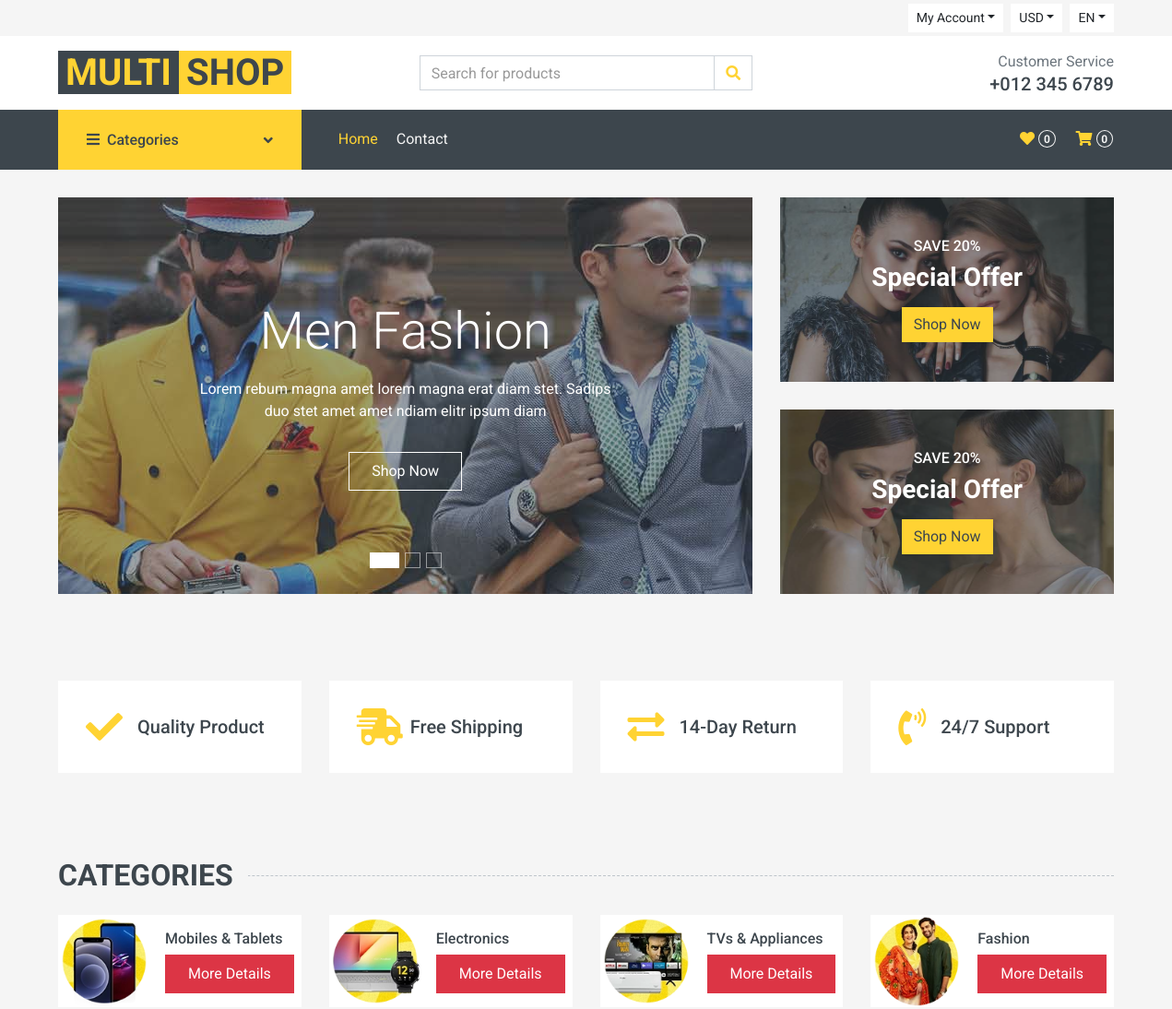
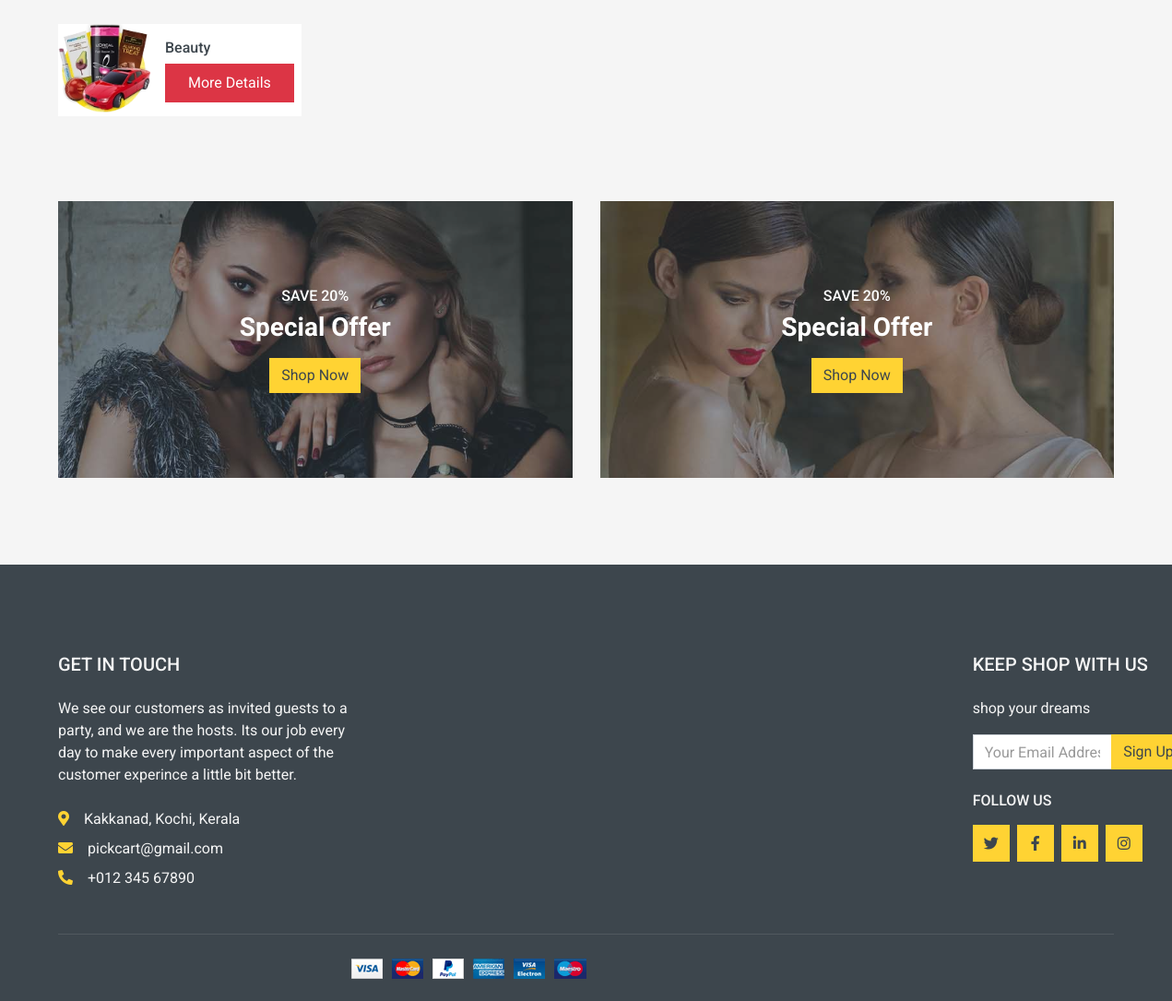
The page /webApp/homepage/ on the database its author committed (2 pictures, top to bottom).
### credapp/models.py (models this page shows)
class categoryDB(models.Model):
    category_name = models.CharField(max_length=100,null=True,blank=True)
    category_image = models.ImageField(upload_to="Category",null=True,blank=True)
    category_description = models.CharField(max_length=1000,null=True,blank=True)

### webApp/views.py (the view)
# urls.py: path('homepage/',views.homepage,name="homepage"),
def homepage(req):
    data = categoryDB.objects.all()
    return render(req,"home.html",{'data':data})

### webApp/templates/home.html (shortened to what this page needs)
<!DOCTYPE html>
{% load static %}
<html lang="en">
<head>
    <link href="https://cdnjs.cloudflare.com/ajax/libs/font-awesome/5.10.0/css/all.min.css" rel="stylesheet">
    <link href="{% static 'lib/animate/animate.min.css' %}" rel="stylesheet">
    <link href="{% static 'lib/owlcarousel/assets/owl.carousel.min.css' %}" rel="stylesheet">
    <link href="{% static 'css/style.css' %}" rel="stylesheet">
</head>
<body>
    <div class="container-fluid">
        <div class="row bg-secondary py-1 px-xl-5">
            <div class="col-lg-6 d-none d-lg-block">
            </div>
            <div class="col-lg-6 text-center text-lg-right">
                <div class="d-inline-flex align-items-center">
                    <div class="btn-group">
                        <button type="button" class="btn btn-sm btn-light dropdown-toggle" data-toggle="dropdown">My Account</button>
                    </div>
                    <div class="btn-group mx-2">
                        <button type="button" class="btn btn-sm btn-light dropdown-toggle" data-toggle="dropdown">USD</button>
                    </div>
                    <div class="btn-group">
                        <button type="button" class="btn btn-sm btn-light dropdown-toggle" data-toggle="dropdown">EN</button>
                    </div>
                </div>
            </div>
        </div>
        <div class="row align-items-center bg-light py-3 px-xl-5 d-none d-lg-flex">
            <div class="col-lg-4">
                <a href="" class="text-decoration-none">
                    <span class="h1 text-uppercase text-primary bg-dark px-2">Multi</span>
                    <span class="h1 text-uppercase text-dark bg-primary px-2 ml-n1">Shop</span>
                </a>
            </div>
            <div class="col-lg-4 col-6 text-left">
                <form action="">
                    <div class="input-group">
                        <input type="text" class="form-control" placeholder="Search for products">
                        <div class="input-group-append">
                            <span class="input-group-text bg-transparent text-primary">
                                <i class="fa fa-search"></i>
                            </span>
                        </div>
                    </div>
                </form>
            </div>
            <div class="col-lg-4 col-6 text-right">
                <p class="m-0">Customer Service</p>
                <h5 class="m-0">+012 345 6789</h5>
            </div>
        </div>
    </div>
    <div class="container-fluid bg-dark mb-30">
        <div class="row px-xl-5">
            <div class="col-lg-3 d-none d-lg-block">
                <a class="btn d-flex align-items-center justify-content-between bg-primary w-100" data-toggle="collapse" href="#navbar-vertical" style="height: 65px; padding: 0 30px;">
                    <h6 class="text-dark m-0"><i class="fa fa-bars mr-2"></i>Categories</h6>
                    <i class="fa fa-angle-down text-dark"></i>
                </a>
            </div>
            <div class="col-lg-9">
                <nav class="navbar navbar-expand-lg bg-dark navbar-dark py-3 py-lg-0 px-0">
                    <div class="collapse navbar-collapse justify-content-between" id="navbarCollapse">
                        <div class="navbar-nav mr-auto py-0">
                            <a href="{% url 'homepage' %}" class="nav-item nav-link active">Home</a>
                            <a href="{% url 'contactpage' %}" class="nav-item nav-link">Contact</a>
                        </div>
                        <div class="navbar-nav ml-auto py-0 d-none d-lg-block">
                            <a href="" class="btn px-0">
                                <i class="fas fa-heart text-primary"></i>
                                <span class="badge text-secondary border border-secondary rounded-circle" style="padding-bottom: 2px;">0</span>
                            </a>
                            <a href="{% url 'cartpage' %}" class="btn px-0 ml-3">
                                <i class="fas fa-shopping-cart text-primary"></i>
                                <span class="badge text-secondary border border-secondary rounded-circle" style="padding-bottom: 2px;">0</span>
                            </a>
                        </div>
                    </div>
                </nav>
            </div>
        </div>
    </div>
    <div class="container-fluid mb-3">
        <div class="row px-xl-5">
            <div class="col-lg-8">
                <div id="header-carousel" class="carousel slide carousel-fade mb-30 mb-lg-0" data-ride="carousel">
                    <ol class="carousel-indicators">
                        <li data-target="#header-carousel" data-slide-to="0" class="active"></li>
                        <li data-target="#header-carousel" data-slide-to="1"></li>
                        <li data-target="#header-carousel" data-slide-to="2"></li>
                    </ol>
                    <div class="carousel-inner">
                        <div class="carousel-item position-relative active" style="height: 430px;">
                            <img class="position-absolute w-100 h-100" src="{% static 'img/carousel-1.jpg' %}" style="object-fit: cover;">
                            <div class="carousel-caption d-flex flex-column align-items-center justify-content-center">
                                <div class="p-3" style="max-width: 700px;">
                                    <h1 class="display-4 text-white mb-3 animate_animated animate_fadeInDown">Men Fashion</h1>
                                    <p class="mx-md-5 px-5 animate_animated animate_bounceIn">Lorem rebum magna amet lorem magna erat diam stet. Sadips duo stet amet amet ndiam elitr ipsum diam</p>
                                    <a class="btn btn-outline-light py-2 px-4 mt-3 animate_animated animate_fadeInUp" href="#">Shop Now</a>
                                </div>
                            </div>
                        </div>
                    </div>
                </div>
            </div>
            <div class="col-lg-4">
                <div class="product-offer mb-30" style="height: 200px;">
                    <img class="img-fluid" src="{% static 'img/offer-1.jpg' %}" alt="">
                    <div class="offer-text">
                        <h6 class="text-white text-uppercase">Save 20%</h6>
                        <h3 class="text-white mb-3">Special Offer</h3>
                        <a href="" class="btn btn-primary">Shop Now</a>
                    </div>
                </div>
                <div class="product-offer mb-30" style="height: 200px;">
                    <img class="img-fluid" src="{% static 'img/offer-2.jpg' %}" alt="">
                    <div class="offer-text">
                        <h6 class="text-white text-uppercase">Save 20%</h6>
                        <h3 class="text-white mb-3">Special Offer</h3>
                        <a href="" class="btn btn-primary">Shop Now</a>
                    </div>
                </div>
            </div>
        </div>
    </div>
    <div class="container-fluid pt-5">
        <div class="row px-xl-5 pb-3">
            <div class="col-lg-3 col-md-6 col-sm-12 pb-1">
                <div class="d-flex align-items-center bg-light mb-4" style="padding: 30px;">
                    <h1 class="fa fa-check text-primary m-0 mr-3"></h1>
                    <h5 class="font-weight-semi-bold m-0">Quality Product</h5>
                </div>
            </div>
            <div class="col-lg-3 col-md-6 col-sm-12 pb-1">
                <div class="d-flex align-items-center bg-light mb-4" style="padding: 30px;">
                    <h1 class="fa fa-shipping-fast text-primary m-0 mr-2"></h1>
                    <h5 class="font-weight-semi-bold m-0">Free Shipping</h5>
                </div>
            </div>
            <div class="col-lg-3 col-md-6 col-sm-12 pb-1">
                <div class="d-flex align-items-center bg-light mb-4" style="padding: 30px;">
                    <h1 class="fas fa-exchange-alt text-primary m-0 mr-3"></h1>
                    <h5 class="font-weight-semi-bold m-0">14-Day Return</h5>
                </div>
            </div>
            <div class="col-lg-3 col-md-6 col-sm-12 pb-1">
                <div class="d-flex align-items-center bg-light mb-4" style="padding: 30px;">
                    <h1 class="fa fa-phone-volume text-primary m-0 mr-3"></h1>
                    <h5 class="font-weight-semi-bold m-0">24/7 Support</h5>
                </div>
            </div>
        </div>
    </div>
    <div class="container-fluid pt-5">
        <h2 class="section-title position-relative text-uppercase mx-xl-5 mb-4"><span class="bg-secondary pr-3">Categories</span></h2>
        <div class="row px-xl-5 pb-3">
            {% for i in data %}
            <div class="col-lg-3 col-md-4 col-sm-6 pb-1">
                <a class="text-decoration-none" href="">
                    <div class="cat-item d-flex align-items-center mb-4">
                        <div class="overflow-hidden" style="width: 100px; height: 100px;">
                            <img class="img-fluid" src="{{i.category_image.url}}" alt="">
                        </div>
                        <div class="flex-fill pl-3">
                            <h6>{{i.category_name}}</h6>
                            <div>
                                <a href="{% url 'productpage' cateName=i.category_name %}"><button class="btn btn-danger py-2 px-4"  type="submit" id="sendMessageButton" >More Details</button></a>
                            </div>
                        </div>
                    </div>
                </a>
            </div>
            {% endfor %}
        </div>
    </div>
    <div class="container-fluid pt-5 pb-3">
        <div class="row px-xl-5">
            <div class="col-md-6">
                <div class="product-offer mb-30" style="height: 300px;">
                    <img class="img-fluid" src="{% static 'img/offer-1.jpg' %}" alt="">
                    <div class="offer-text">
                        <h6 class="text-white text-uppercase">Save 20%</h6>
                        <h3 class="text-white mb-3">Special Offer</h3>
                        <a href="" class="btn btn-primary">Shop Now</a>
                    </div>
                </div>
            </div>
            <div class="col-md-6">
                <div class="product-offer mb-30" style="height: 300px;">
                    <img class="img-fluid" src="{% static 'img/offer-2.jpg' %}" alt="">
                    <div class="offer-text">
                        <h6 class="text-white text-uppercase">Save 20%</h6>
                        <h3 class="text-white mb-3">Special Offer</h3>
                        <a href="" class="btn btn-primary">Shop Now</a>
                    </div>
                </div>
            </div>
        </div>
    </div>
    <div class="container-fluid bg-dark text-secondary mt-5 pt-5">
        <div class="row px-xl-5 pt-5">
            <div class="col-lg-4 col-md-12 mb-5 pr-3 pr-xl-5">
                <h5 class="text-secondary text-uppercase mb-4">Get In Touch</h5>
                <p class="mb-4">We see our customers as invited guests to a party, and we are the hosts. Its our job every day to make every important aspect of the customer experince a little bit better.</p>
                <p class="mb-2"><i class="fa fa-map-marker-alt text-primary mr-3"></i>Kakkanad, Kochi, Kerala</p>
                <p class="mb-2"><i class="fa fa-envelope text-primary mr-3"></i>pickcart@gmail.com</p>
                <p class="mb-0"><i class="fa fa-phone-alt text-primary mr-3"></i>+012 345 67890</p>
            </div>
            <div class="col-lg-8 col-md-12">
                <div class="row">
                    <div class="col-md-4 mb-5" style="margin-left: 600px;">
                        <h5 class="text-secondary text-uppercase mb-4">Keep Shop With Us</h5>
                        <p>shop your dreams</p>
                        <form action="">
                            <div class="input-group">
                                <input type="text" class="form-control" placeholder="Your Email Address">
                                <div class="input-group-append">
                                    <button class="btn btn-primary">Sign Up</button>
                                </div>
                            </div>
                        </form>
                        <h6 class="text-secondary text-uppercase mt-4 mb-3">Follow Us</h6>
                        <div class="d-flex">
                            <a class="btn btn-primary btn-square mr-2" href="#"><i class="fab fa-twitter"></i></a>
                            <a class="btn btn-primary btn-square mr-2" href="#"><i class="fab fa-facebook-f"></i></a>
                            <a class="btn btn-primary btn-square mr-2" href="#"><i class="fab fa-linkedin-in"></i></a>
                            <a class="btn btn-primary btn-square" href="#"><i class="fab fa-instagram"></i></a>
                        </div>
                    </div>
                </div>
            </div>
        </div>
        <div class="row border-top mx-xl-5 py-4" style="border-color: rgba(256, 256, 256, .1) !important;">
            <div class="col-md-6 px-xl-0 text-center text-md-right">
                <img class="img-fluid" src="{% static 'img/payments.png' %}" alt="">
            </div>
        </div>
    </div>
</body>
</html>

### rows shown on the page
categoryDB: category_image (picture), category_name "Mobiles & Tablets"
categoryDB: category_image (picture), category_name "Electronics"
categoryDB: category_image (picture), category_name "TVs & Appliances"
categoryDB: category_image (picture), category_name "Fashion"
categoryDB: category_image (picture), category_name "Beauty"
